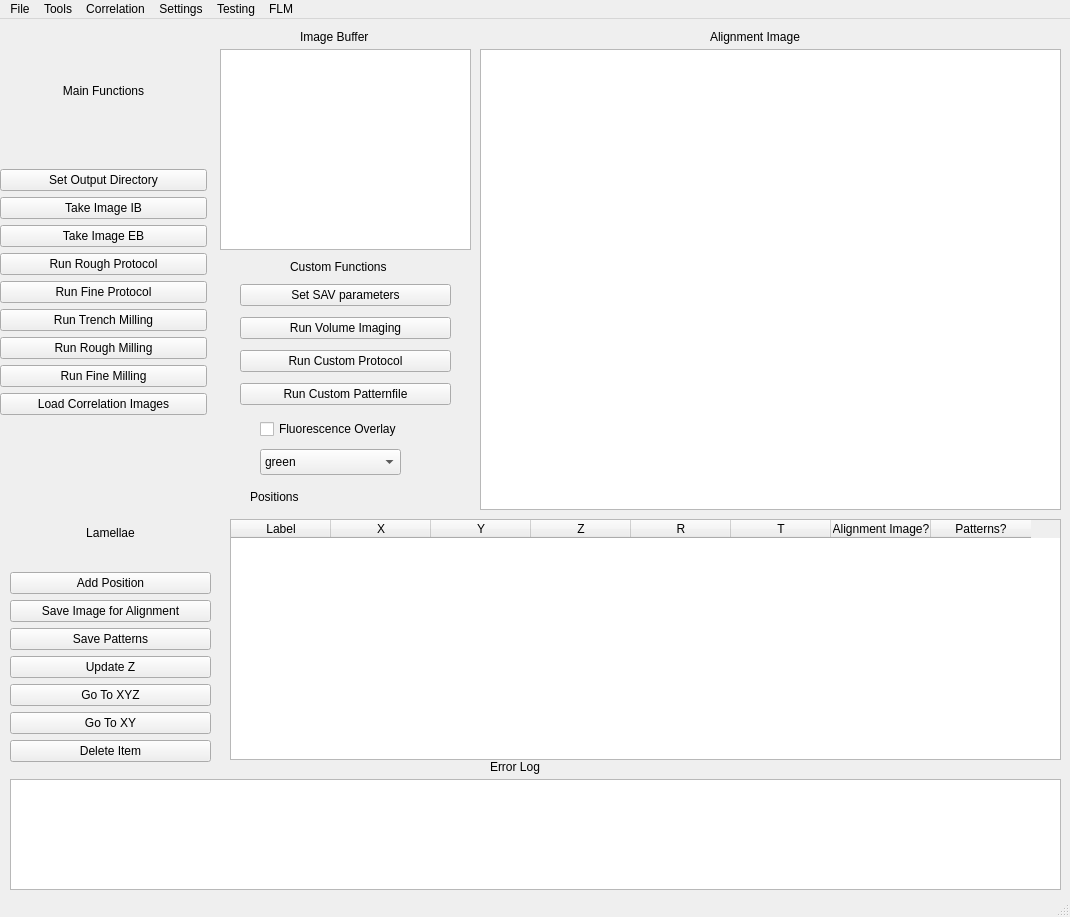
<?xml version="1.0" encoding="UTF-8"?>
<ui version="4.0">
 <class>MainWindow</class>
 <widget class="QMainWindow" name="MainWindow">
  <property name="geometry">
   <rect>
    <x>0</x>
    <y>0</y>
    <width>1070</width>
    <height>917</height>
   </rect>
  </property>
  <property name="windowTitle">
   <string>MainWindow</string>
  </property>
  <widget class="QWidget" name="centralwidget">
   <widget class="QWidget" name="verticalLayoutWidget">
    <property name="geometry">
     <rect>
      <x>10</x>
      <y>480</y>
      <width>201</width>
      <height>263</height>
     </rect>
    </property>
    <layout class="QVBoxLayout" name="verticalLayout">
     <item>
      <widget class="QLabel" name="label">
       <property name="text">
        <string>Lamellae</string>
       </property>
       <property name="alignment">
        <set>Qt::AlignCenter</set>
       </property>
      </widget>
     </item>
     <item>
      <widget class="QPushButton" name="Button_AddPosition">
       <property name="text">
        <string>Add Position</string>
       </property>
      </widget>
     </item>
     <item>
      <widget class="QPushButton" name="Button_SaveImageForAlignment">
       <property name="text">
        <string>Save Image for Alignment</string>
       </property>
      </widget>
     </item>
     <item>
      <widget class="QPushButton" name="Button_SavePatterns">
       <property name="text">
        <string>Save Patterns</string>
       </property>
      </widget>
     </item>
     <item>
      <widget class="QPushButton" name="Button_UpdateZ">
       <property name="text">
        <string>Update Z</string>
       </property>
      </widget>
     </item>
     <item>
      <widget class="QPushButton" name="Button_GoToXYZ">
       <property name="text">
        <string>Go To XYZ</string>
       </property>
      </widget>
     </item>
     <item>
      <widget class="QPushButton" name="Button_GoToXY">
       <property name="text">
        <string>Go To XY</string>
       </property>
      </widget>
     </item>
     <item>
      <widget class="QPushButton" name="Button_DeleteItem">
       <property name="text">
        <string>Delete Item</string>
       </property>
      </widget>
     </item>
    </layout>
   </widget>
   <widget class="QGraphicsView" name="graphicsView">
    <property name="geometry">
     <rect>
      <x>480</x>
      <y>30</y>
      <width>581</width>
      <height>461</height>
     </rect>
    </property>
   </widget>
   <widget class="QWidget" name="verticalLayoutWidget_4">
    <property name="geometry">
     <rect>
      <x>0</x>
      <y>0</y>
      <width>207</width>
      <height>396</height>
     </rect>
    </property>
    <layout class="QVBoxLayout" name="verticalLayout_4">
     <item>
      <widget class="QLabel" name="label_2">
       <property name="text">
        <string>Main Functions</string>
       </property>
       <property name="alignment">
        <set>Qt::AlignCenter</set>
       </property>
      </widget>
     </item>
     <item>
      <widget class="QPushButton" name="Button_SetOutputDirectory">
       <property name="text">
        <string>Set Output Directory</string>
       </property>
      </widget>
     </item>
     <item>
      <widget class="QPushButton" name="Button_TakeImageIB">
       <property name="text">
        <string>Take Image IB</string>
       </property>
      </widget>
     </item>
     <item>
      <widget class="QPushButton" name="Button_TakeImageEB">
       <property name="text">
        <string>Take Image EB</string>
       </property>
      </widget>
     </item>
     <item>
      <widget class="QPushButton" name="Button_RunRoughProtocol">
       <property name="text">
        <string>Run Rough Protocol</string>
       </property>
      </widget>
     </item>
     <item>
      <widget class="QPushButton" name="Button_RunFineProtocol">
       <property name="text">
        <string>Run Fine Protocol</string>
       </property>
      </widget>
     </item>
     <item>
      <widget class="QPushButton" name="Button_RunTrenchMilling">
       <property name="text">
        <string>Run Trench Milling</string>
       </property>
      </widget>
     </item>
     <item>
      <widget class="QPushButton" name="Button_RunRoughMilling">
       <property name="text">
        <string>Run Rough Milling</string>
       </property>
      </widget>
     </item>
     <item>
      <widget class="QPushButton" name="Button_RunFineMilling">
       <property name="text">
        <string>Run Fine Milling</string>
       </property>
      </widget>
     </item>
     <item>
      <widget class="QPushButton" name="Button_LoadCorrelationImages">
       <property name="text">
        <string>Load Correlation Images</string>
       </property>
      </widget>
     </item>
    </layout>
   </widget>
   <widget class="QLabel" name="label_3">
    <property name="geometry">
     <rect>
      <x>710</x>
      <y>10</y>
      <width>141</width>
      <height>16</height>
     </rect>
    </property>
    <property name="text">
     <string>Alignment Image</string>
    </property>
   </widget>
   <widget class="QTableWidget" name="tableWidget">
    <property name="geometry">
     <rect>
      <x>230</x>
      <y>500</y>
      <width>831</width>
      <height>241</height>
     </rect>
    </property>
    <property name="mouseTracking">
     <bool>false</bool>
    </property>
    <property name="alternatingRowColors">
     <bool>true</bool>
    </property>
    <property name="columnCount">
     <number>8</number>
    </property>
    <column>
     <property name="text">
      <string>Label</string>
     </property>
    </column>
    <column>
     <property name="text">
      <string>X</string>
     </property>
    </column>
    <column>
     <property name="text">
      <string>Y</string>
     </property>
    </column>
    <column>
     <property name="text">
      <string>Z</string>
     </property>
    </column>
    <column>
     <property name="text">
      <string>R</string>
     </property>
    </column>
    <column>
     <property name="text">
      <string>T</string>
     </property>
    </column>
    <column>
     <property name="text">
      <string>Alignment Image?</string>
     </property>
    </column>
    <column>
     <property name="text">
      <string>Patterns?</string>
     </property>
    </column>
   </widget>
   <widget class="QPlainTextEdit" name="plainTextEdit">
    <property name="geometry">
     <rect>
      <x>10</x>
      <y>760</y>
      <width>1051</width>
      <height>111</height>
     </rect>
    </property>
    <property name="readOnly">
     <bool>true</bool>
    </property>
   </widget>
   <widget class="QLabel" name="label_4">
    <property name="geometry">
     <rect>
      <x>490</x>
      <y>740</y>
      <width>60</width>
      <height>16</height>
     </rect>
    </property>
    <property name="text">
     <string>Error Log</string>
    </property>
   </widget>
   <widget class="QListWidget" name="ImageBuffer">
    <property name="geometry">
     <rect>
      <x>220</x>
      <y>30</y>
      <width>251</width>
      <height>201</height>
     </rect>
    </property>
   </widget>
   <widget class="QLabel" name="label_5">
    <property name="geometry">
     <rect>
      <x>300</x>
      <y>10</y>
      <width>91</width>
      <height>16</height>
     </rect>
    </property>
    <property name="text">
     <string>Image Buffer</string>
    </property>
   </widget>
   <widget class="QComboBox" name="comboBox">
    <property name="geometry">
     <rect>
      <x>260</x>
      <y>430</y>
      <width>141</width>
      <height>26</height>
     </rect>
    </property>
    <item>
     <property name="text">
      <string>green</string>
     </property>
    </item>
    <item>
     <property name="text">
      <string>magenta</string>
     </property>
    </item>
    <item>
     <property name="text">
      <string>cyan</string>
     </property>
    </item>
    <item>
     <property name="text">
      <string>yellow</string>
     </property>
    </item>
    <item>
     <property name="text">
      <string>red</string>
     </property>
    </item>
    <item>
     <property name="text">
      <string>white</string>
     </property>
    </item>
   </widget>
   <widget class="QCheckBox" name="checkBox_fluo">
    <property name="geometry">
     <rect>
      <x>260</x>
      <y>400</y>
      <width>171</width>
      <height>20</height>
     </rect>
    </property>
    <property name="text">
     <string>Fluorescence Overlay</string>
    </property>
   </widget>
   <widget class="QLabel" name="label_6">
    <property name="geometry">
     <rect>
      <x>250</x>
      <y>470</y>
      <width>60</width>
      <height>16</height>
     </rect>
    </property>
    <property name="text">
     <string>Positions</string>
    </property>
   </widget>
   <widget class="QLabel" name="label_7">
    <property name="geometry">
     <rect>
      <x>290</x>
      <y>240</y>
      <width>121</width>
      <height>16</height>
     </rect>
    </property>
    <property name="text">
     <string>Custom Functions</string>
    </property>
   </widget>
   <widget class="QWidget" name="verticalLayoutWidget_2">
    <property name="geometry">
     <rect>
      <x>240</x>
      <y>260</y>
      <width>211</width>
      <height>134</height>
     </rect>
    </property>
    <layout class="QVBoxLayout" name="verticalLayout_2">
     <item>
      <widget class="QPushButton" name="Button_SetSAVparameters">
       <property name="text">
        <string>Set SAV parameters</string>
       </property>
      </widget>
     </item>
     <item>
      <widget class="QPushButton" name="Button_RunVolumeImaging">
       <property name="text">
        <string>Run Volume Imaging</string>
       </property>
      </widget>
     </item>
     <item>
      <widget class="QPushButton" name="Button_RunCustomProtocol">
       <property name="text">
        <string>Run Custom Protocol</string>
       </property>
      </widget>
     </item>
     <item>
      <widget class="QPushButton" name="Button_RunCustomPatternfile">
       <property name="text">
        <string>Run Custom Patternfile</string>
       </property>
      </widget>
     </item>
    </layout>
   </widget>
  </widget>
  <widget class="QMenuBar" name="menubar">
   <property name="geometry">
    <rect>
     <x>0</x>
     <y>0</y>
     <width>1070</width>
     <height>21</height>
    </rect>
   </property>
   <widget class="QMenu" name="menuFile">
    <property name="title">
     <string>File</string>
    </property>
    <addaction name="actionOpen"/>
    <addaction name="actionSave_Session"/>
    <addaction name="actionLoad_Session"/>
   </widget>
   <widget class="QMenu" name="menuTools">
    <property name="title">
     <string>Tools</string>
    </property>
    <addaction name="actionLamellaDesigner"/>
    <addaction name="actionVolumeDesigner"/>
    <addaction name="actionOpen_PatternDesigner"/>
    <addaction name="actionScripting"/>
   </widget>
   <widget class="QMenu" name="menuCorrelation">
    <property name="title">
     <string>Correlation</string>
    </property>
    <addaction name="actionLoad_Correlation_Images"/>
    <addaction name="actionCompute_FluoProjection"/>
    <addaction name="actionLoad_Fluo_Projection"/>
   </widget>
   <widget class="QMenu" name="menuTesting">
    <property name="title">
     <string>Testing</string>
    </property>
    <addaction name="actionTestbutton1"/>
    <addaction name="actionTestbutton2"/>
    <addaction name="actionTestbutton3"/>
    <addaction name="actionTestbutton4"/>
    <addaction name="actionTestbutton5"/>
   </widget>
   <widget class="QMenu" name="menuSettings">
    <property name="title">
     <string>Settings</string>
    </property>
    <addaction name="actionSaveSettings"/>
    <addaction name="actionLoadSettings"/>
    <addaction name="actionSet_Output_Directory_2"/>
    <addaction name="actionSet_SAV_parameters"/>
    <addaction name="actionSet_Rough_Mill_protocol"/>
    <addaction name="actionSet_Fine_Mill_protocol"/>
    <addaction name="actionSet_Custom_Protocol"/>
    <addaction name="actionSet_Custom_Milling"/>
   </widget>
   <widget class="QMenu" name="menuFLM">
    <property name="title">
     <string>FLM</string>
    </property>
    <addaction name="actionCalibrate_Pos_manually"/>
    <addaction name="actionCalibrate_Pos_automatically"/>
    <addaction name="actionGoto_FLM"/>
    <addaction name="actionGoto_SEM"/>
    <addaction name="actionLoad_Test_Stack"/>
   </widget>
   <addaction name="menuFile"/>
   <addaction name="menuTools"/>
   <addaction name="menuCorrelation"/>
   <addaction name="menuSettings"/>
   <addaction name="menuTesting"/>
   <addaction name="menuFLM"/>
  </widget>
  <widget class="QStatusBar" name="statusbar"/>
  <action name="actionOpen">
   <property name="text">
    <string>Open New</string>
   </property>
  </action>
  <action name="actionClose">
   <property name="text">
    <string>Close</string>
   </property>
  </action>
  <action name="actionSave_Session">
   <property name="text">
    <string>Save Session</string>
   </property>
  </action>
  <action name="actionLoad_Session">
   <property name="text">
    <string>Load Session</string>
   </property>
  </action>
  <action name="actionClose_2">
   <property name="text">
    <string>Close</string>
   </property>
  </action>
  <action name="actionOpen_Scripting">
   <property name="text">
    <string>Open Scripting</string>
   </property>
  </action>
  <action name="actionScripting">
   <property name="text">
    <string>ScriptEditor</string>
   </property>
  </action>
  <action name="actionOpen_PatternDesigner">
   <property name="text">
    <string>PatternDesigner</string>
   </property>
  </action>
  <action name="actionCompute_FluoProjection">
   <property name="text">
    <string>Compute FluoProjection</string>
   </property>
  </action>
  <action name="actionLoad_Fluo_Projection">
   <property name="text">
    <string>Load Fluo Projection</string>
   </property>
  </action>
  <action name="actionLoad_Correlation_Images">
   <property name="text">
    <string>Load Correlation Images</string>
   </property>
  </action>
  <action name="actionTestbutton1">
   <property name="text">
    <string>Testbutton1</string>
   </property>
  </action>
  <action name="actionTestbutton2">
   <property name="text">
    <string>Testbutton2</string>
   </property>
  </action>
  <action name="actionTestbutton3">
   <property name="text">
    <string>Testbutton3</string>
   </property>
  </action>
  <action name="actionTestbutton4">
   <property name="text">
    <string>Testbutton4</string>
   </property>
  </action>
  <action name="actionTestbutton5">
   <property name="text">
    <string>Testbutton5</string>
   </property>
  </action>
  <action name="actionSaveSettings">
   <property name="text">
    <string>SaveSettings</string>
   </property>
  </action>
  <action name="actionLoadSettings">
   <property name="text">
    <string>LoadSettings</string>
   </property>
  </action>
  <action name="actionVolumeDesigner">
   <property name="text">
    <string>VolumeDesigner</string>
   </property>
  </action>
  <action name="actionLamellaDesigner">
   <property name="text">
    <string>LamellaDesigner</string>
   </property>
  </action>
  <action name="actionSet_Output_Directory">
   <property name="text">
    <string>Set Output Directory</string>
   </property>
  </action>
  <action name="actionSet_SAV_parameters">
   <property name="text">
    <string>Set SAV parameters</string>
   </property>
  </action>
  <action name="actionSet_Output_Directory_2">
   <property name="text">
    <string>Set Output Directory</string>
   </property>
  </action>
  <action name="actionSet_Rough_Mill_protocol">
   <property name="text">
    <string>Set Rough Mill protocol</string>
   </property>
  </action>
  <action name="actionSet_Fine_Mill_protocol">
   <property name="text">
    <string>Set Fine Mill protocol</string>
   </property>
  </action>
  <action name="actionSet_Custom_Protocol">
   <property name="text">
    <string>Set Custom Protocol</string>
   </property>
  </action>
  <action name="actionSet_Custom_Milling">
   <property name="text">
    <string>Set Custom Milling</string>
   </property>
  </action>
  <action name="actionCalibrate_Pos_manually">
   <property name="text">
    <string>Calibrate Pos manually</string>
   </property>
  </action>
  <action name="actionCalibrate_Pos_automatically">
   <property name="text">
    <string>Calibrate Pos automatically</string>
   </property>
  </action>
  <action name="actionGoto_FLM">
   <property name="text">
    <string>Goto FLM</string>
   </property>
  </action>
  <action name="actionGoto_SEM">
   <property name="text">
    <string>Goto FIBSEM</string>
   </property>
  </action>
  <action name="actionLoad_Test_Stack">
   <property name="text">
    <string>Load Test Stack</string>
   </property>
  </action>
 </widget>
 <resources/>
 <connections/>
</ui>
